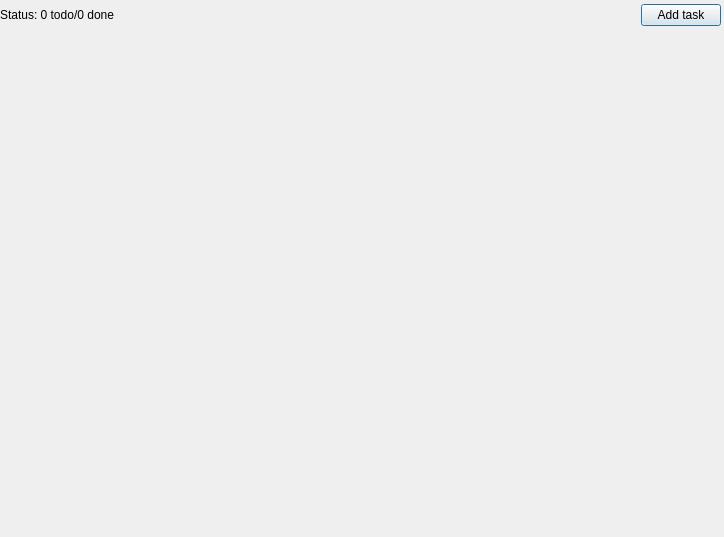
<?xml version="1.0" encoding="UTF-8"?>
<ui version="4.0">
 <class>todomain</class>
 <widget class="QDialog" name="todomain">
  <property name="geometry">
   <rect>
    <x>0</x>
    <y>0</y>
    <width>724</width>
    <height>537</height>
   </rect>
  </property>
  <property name="windowTitle">
   <string>Dialog</string>
  </property>
  <widget class="QWidget" name="layoutWidget">
   <property name="geometry">
    <rect>
     <x>0</x>
     <y>0</y>
     <width>721</width>
     <height>30</height>
    </rect>
   </property>
   <layout class="QHBoxLayout" name="toolbarLayout">
    <item>
     <widget class="QLabel" name="statusLabel">
      <property name="text">
       <string>Status: 0 todo/0 done</string>
      </property>
     </widget>
    </item>
    <item>
     <spacer name="horizontalSpacer">
      <property name="orientation">
       <enum>Qt::Horizontal</enum>
      </property>
      <property name="sizeHint" stdset="0">
       <size>
        <width>40</width>
        <height>20</height>
       </size>
      </property>
     </spacer>
    </item>
    <item>
     <widget class="QPushButton" name="addTaskButton">
      <property name="text">
       <string>Add task</string>
      </property>
     </widget>
    </item>
   </layout>
  </widget>
  <widget class="QWidget" name="layoutWidget_2">
   <property name="geometry">
    <rect>
     <x>0</x>
     <y>0</y>
     <width>2</width>
     <height>2</height>
    </rect>
   </property>
   <layout class="QVBoxLayout" name="tasksLayout"/>
  </widget>
 </widget>
 <resources/>
 <connections/>
</ui>
